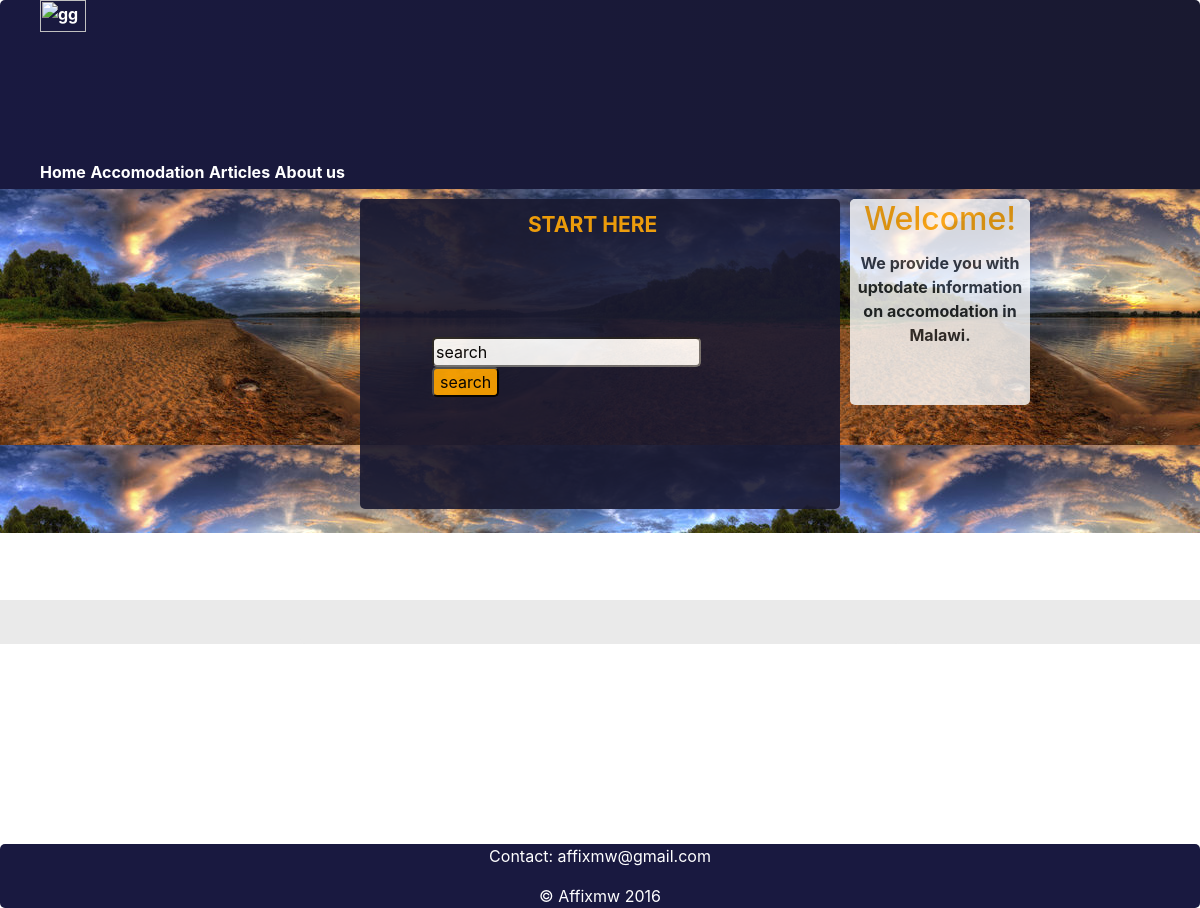
/, run on an earlier commit of the app's database.
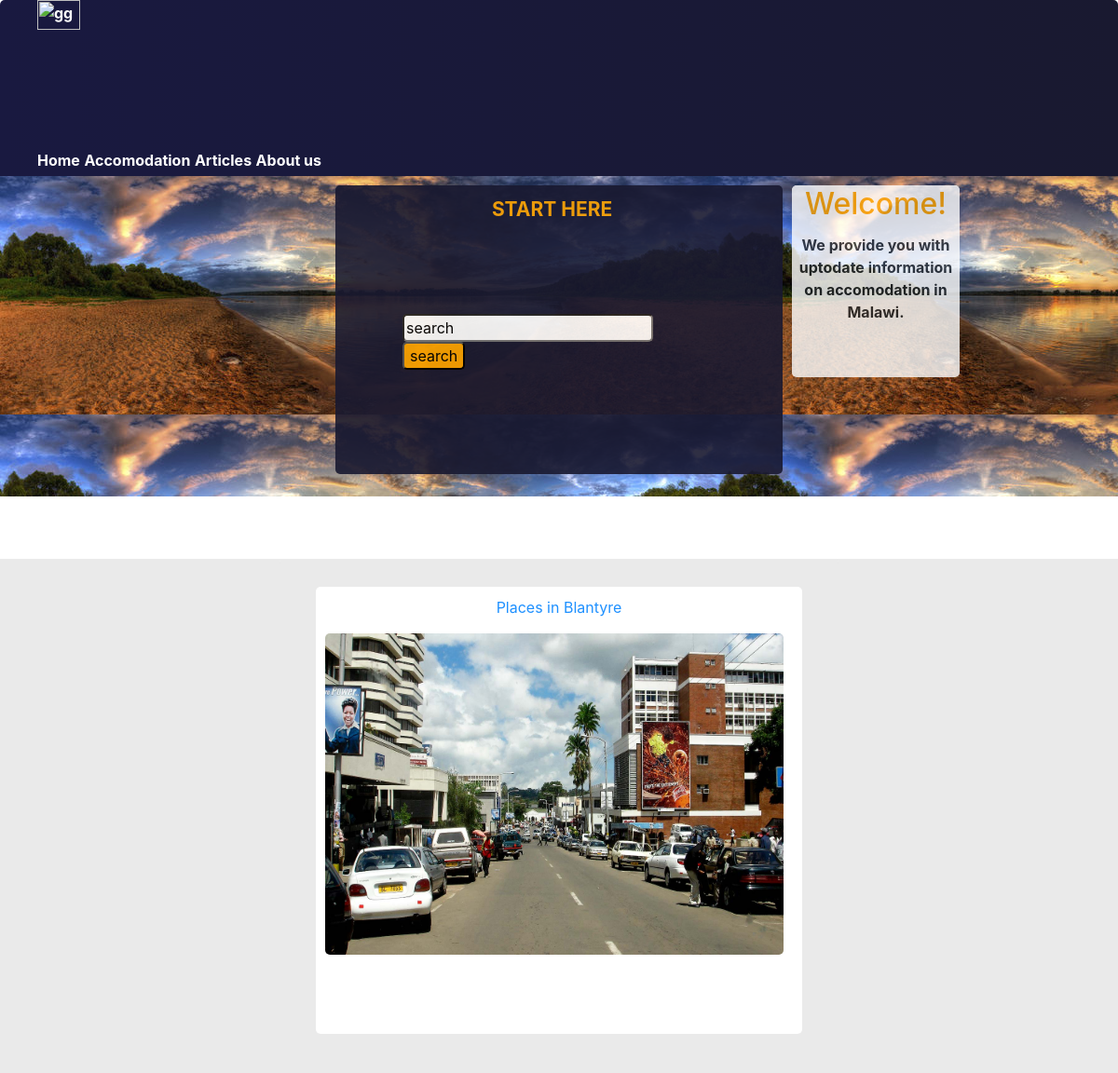
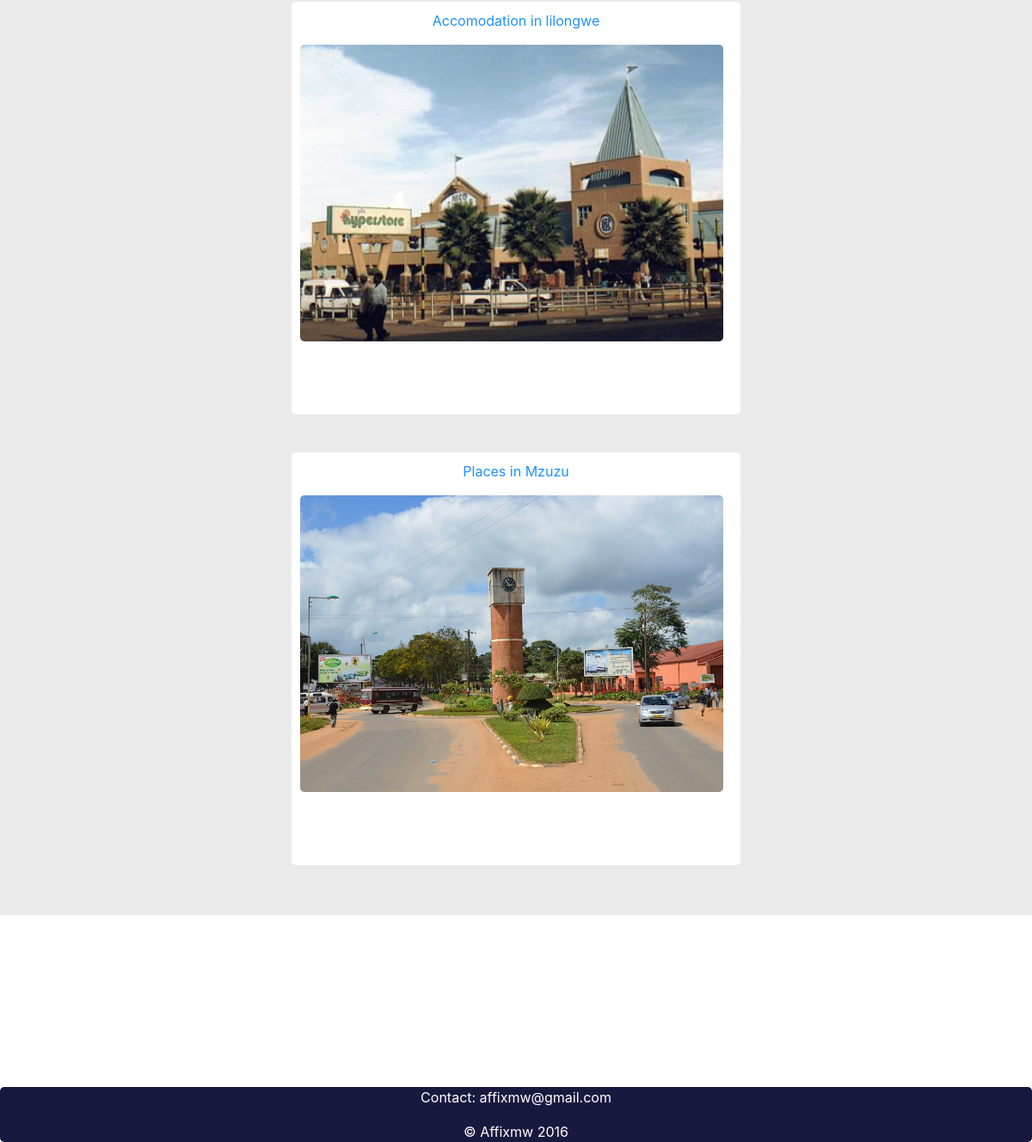
And on a later commit of the database (2 pictures, top to bottom).
### details/models.py (models this page shows, shortened)
class Home_page_pics(models.Model):
      Hpic=models.ImageField(blank=True)
      Dis= models.TextField(blank=True)
      _active=models.CharField(max_length= 30,blank=True)
      Name=models.CharField(max_length = 30,blank=True)
      class Meta:
        ordering = ['Name']

### accom/views.py (the view)
# urls.py: 2. Add a URL to urlpatterns:  url(r'^$', views.home, name='home')
def home(request):
    H_p=Home_page_pics.objects.filter(_active='eya')
    sp=Social_ps.objects.filter(_active='owo')
    return render(request,'base.html',locals())

### templates/base.html (shortened to what this page needs)
<html>
<head>
{% load static %}
<link href="httdps://cdn.rawgit.com/levi-p/aff/master/details/static/css/css.css" rel="stylesheet">
<link href="{% static 'css/css.css' %}" type="text/css" rel="stylesheet">
 <link rel="stylesheet" type="text/css" href="{% static "css/bootstrap/bootstrap.css" %}">
</head>
<body>
<div id="container" stddyle="border: ;background-color;blued">
    <div id="content" stylde="backfground-color:#191940;">
<iemg src="{% static 'Affix2.png' %}" style="width:20%;height:auto;" alt="gg">
<div class="one" style="width:100%;height:auto;float:left;padding:0px;">
<ul>
    <li><div stsyle="position:relative;top:-50px;float:left;border:;height:200px;width:70%;margind:5px;"><img src="{% static 'Affix2.png' %}" stylhe="" id="logo" alt="gg">
</div></li>
    <a href="/"><li>Home</li></a>
    <a href="{% url 'Det:details' %}"><li>Accomodation</li></a>
    <a href="{% url 'art:list' %}"><li>Articles</li></a>
    <a href="{% url 'about' %}"><li>About us</li></a>
</ul>
</div>
<div style="border-top:4px solid #191940;width:100%;height:auto;clear:both;border-bottom:2px solid white;position:relative;top:3px;background-colofr:gray;">
{% block content %}
<div id="bgimg" style="background-image: url({% static 'mw3.jpg' %})
">
<div class="w-note" stydle="width:100%;height:auto;float:right;margin-left:170px;background-color:blue;position:relative;top:10px;border-radius:5px;opacity:0.8">
<div style="height:25%;witdth;100%;border:0.5px solid white;text-align:center;background-color:white;border-radius:5px;padding:0px;"><h2 style="color:orange">Welcome!</div>
<p style="color:;font-weight:bold;text-size:8px;text-align:center;">We provide  you with uptodate information on accomodation in Malawi.</p>
</div>
 <div class="search-div" stylde="background-color:red;opacity:1;">
<div class="search-text" stffydle="text-size:2px;width:30%;position:relative;top:10px;margin:auto;color:orange">  <p style="font-weight:bold;">START HERE</p>
</div>
<form action="{% url 'search' %}" method="GET">{% csrf_token %}
<div class="search-form" style="">
<input type="text" name='q' value="search" style="" id="but">
<input type="submit" value="search" style="background-color: orange;border-radius: 5px;" id="bfut"></form>
</div>
 </div> </div>
</div>
</div>
<div class="contain-body" style="">
<div class="sidenav" style="border:" >
</div>
<div class="hp-pics" style="">
{% for H_p in H_p %}
<div class="twoo" style="height:50d%;widsth:90%;background-color:white" >
<div><p style="color:#1E90FF;text-align:center;">{{H_p.Dis}}<p></div>
<img src="{{H_p.Hpic.url}}" id="twoooimg" stdyle="opacity:0.8;height:80%" ></img>
</div></br>
{% endfor %}
</div>
</div>
{% endblock %}
{% block footer %}
<footer style='background-color:#191940;clear:both;border-radius:5px;color:white;text-align:center;'>
                <div class="container">
                    <p class="pull-right">
                    Contact:    affixmw@gmail.com<br></p>
                    <p>    &copy; Affixmw 2016
                    </p>
                </div>
            </footer>
{% endblock%}

### templates/sp.html (shortened to what this page needs)
{% load static %}

### details/static/css/css.css (style rules this page uses)
html, body, #container { height: 100%; }
body > #container { height: auto; min-height: 100%; }
* { box-sizing: border-box; }
.search-form { width:70%;margin:auto;position:relative;top:90px; }
#but { background-color:white ;border-radius: 5px;width:80%; }
.contain-body { bodrder:2px solid red;width:100%;height:auto;position:relative;top:-200px;background-color:#eaeaea }
.hp-pics { width:50%;height:auto;margin:auto;borhder:2px solid red;background-color:#eaeaea;#e5e5e5;border-radius:5px;padding:10px }
.search-text { font-size:21px;width:30%;position:relative;top:10px;margin:auto;color:orange }
.sidenav { width: 20%; height: auto; border:; float: left; position: relative; bottom: -5%; clear: both; overflow: hidden; }
.twoo { width: 90%; height: 60%; margin: auto; bordker: 1px solid orange; padding: 10px; margin-top:20px; box-shadow:0 0px 0px; border-radius: 5px; cleadr:both; }
#twoooimg { width:98%; height:75%; margin:auto; margin-bottom: 5px; border-radius:5px ; opaecity:0.8; padding: ; }
#content { padding-bottom: 3em; }
.one { height: 5%; background-color: #191930; background: linear-gradient(to right,#191940,#191930 ); margin-bottom: 2px; box-sshadow: 0 5px 5px ; border-radius: 5px; width:100%; }
li { display: inline; color: white; font-weight: bold; text-decoration: none; }
.w-note { width:15%;height:60%;float:right;margin-right:170px;background-color:white;position:relative;top:10px;border-radius:5px;opacity:0.8 }
.search-div { width:40%;height:90%;margin:auto;background-color:#191930;position:relative;top:10px;border-radius:5px;opacity:0.9 }
#logo { width:20%; height:auto; }

### templates/base.html (style rules this page uses)
a { color:#1E90FF; text-decoration:none; }

What changed in the data, as far as the page shows it:
added Home_page_pics: Dis "Places in Blantyre", Hpic (picture)
added Home_page_pics: Dis "Accomodation in lilongwe", Hpic (picture)
added Home_page_pics: Dis "Places in Mzuzu", Hpic (picture)
